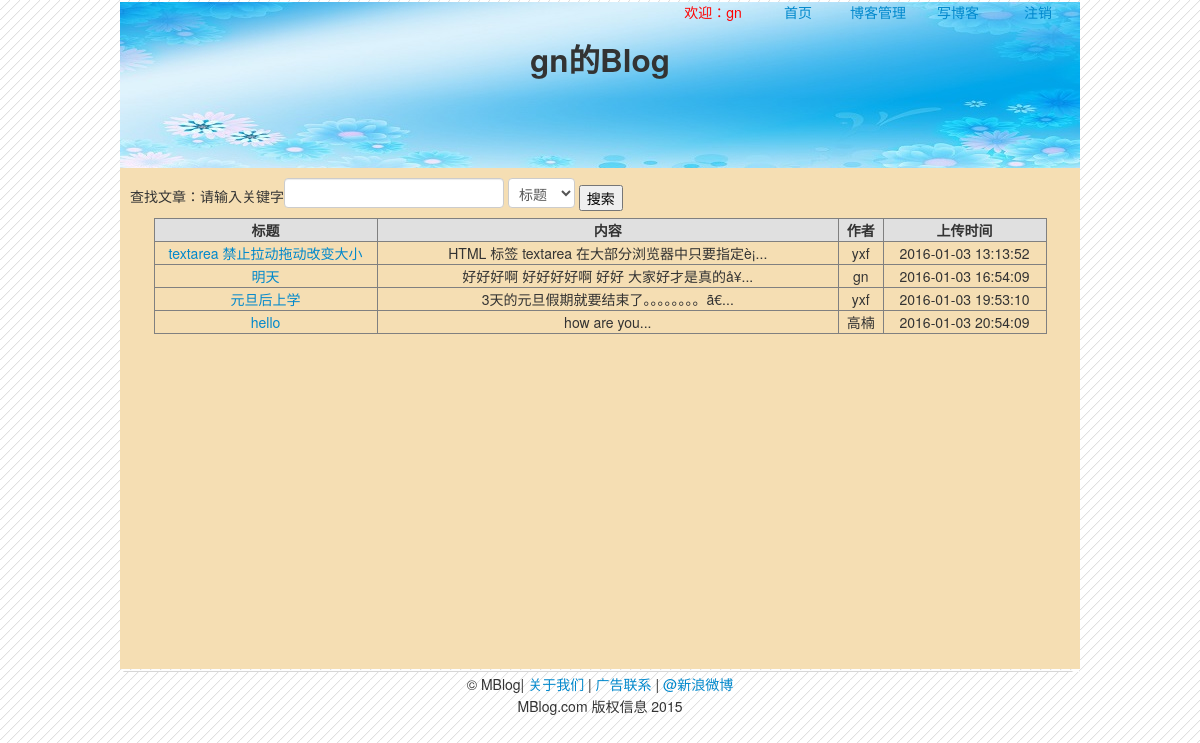
Screenshot of /blog.php (signed in) with the database file from the repository.
### tables this page shows
CREATE TABLE `bms_article` (
  `id` int(10) NOT NULL auto_increment COMMENT '编号',
  `atitle` varchar(200) NOT NULL COMMENT '文章标题',
  `acontent` text NOT NULL COMMENT '文章内容',
  `aauthor` varchar(20) NOT NULL COMMENT '文章作者',
  `adate` datetime NOT NULL COMMENT '上传时间',
  PRIMARY KEY  (`id`)
);

### blog.php (the view, shortened to what this page needs)
<!DOCTYPE html PUBLIC "-//W3C//DTD HTML 4.01 Transitional//EN" "http://www.w3.org/TR/html4/loose.dtd">
<html>
<head>
</head>
<link href="css/myblog.css" rel="stylesheet" type="text/css"/>
<link href="css/register.css" rel="stylesheet" type="text/css"/>
<link href="css/calendar.css" rel="stylesheet" type="text/css"/>
<link href="css/bootstrap-combined.min.css" rel="stylesheet" type="text/css"/>
<link href="css/font-awesome.css" rel="stylesheet" type="text/css"/>
<body>
<div class="bms">
	<div class="head">
		<div class="index_top">
        	<ul>
				<li><?
					echo '<a href="index.php?action=logout">注销</a>'
					?></li>
                <li><a href="myblog.php">写博客</a></li>
                <li><a href="manager.php">博客管理</a></li>
				<li><a href="login_index.php">首页</a></li>
                <li><span style="color:red;margin-right: 10px;">欢迎：<? echo $_SESSION['user']?></span></li>
			</ul>
        </div>
		<div style="height:98px;">
			<div style="text-align:center">
				<h2><? echo $_SESSION['user'].'的Blog'?></h2>
			</div>
		</div>
	</div>
	<div class="my_content">
            	<div style="padding:10px">
            	<form method="get" action="search.php">
                	<div>
                    查找文章：请输入关键字<input name="keyword" type="text">
                    <select style="width:67px" name="sel">
                    	<option value="atitle">标题</option>
                    </select>
                    <input type="submit" value="搜索"></input>
             		</div>
                    <div>
						<?
                            require('conn.php');
                            $result=mysql_query("select * from bms_article",$conn);
                        ?>
                        <table border="1" width="95%"  align="center">
                            <tr bgcolor="#e0e0e0" >
                                <th width="220px">标题</th><th>内容</th><th>作者</th><th width="160px">上传时间</th>
                            </tr>
                            <? while($row=mysql_fetch_assoc($result)){
                                $content=substr($row['acontent'],0,60).'...';
                            ?>
                            <tr align="center">
                            <td><a href="check.php?id=<?=$row['id']?>"><?=$row['atitle'] ?></a></td>
                            <td><?=$content?></td>
                            <td><?=$row['aauthor']?></td>
                            <td><?=$row['adate'] ?></td>
                            </tr>
                            <?} ?>
                        </table>
               		</div>
               </form>
          </div>
	</div>
</div>
<?
require('foot.php');
?>
</body>
</html>

### css/myblog.css (style rules this page uses)
.my_content { width:960px; height:501px; background-color:#F5DEB3; }

### css/register.css (style rules this page uses)
.bms, .regeste0 { width:960px; }
.head { background:url(../images/head.jpg); height:166px }
.index_top { height:28px }
.index_top a { text-decoration: none; }
.index_top ul { margin:2px; }
.index_top ul li { width:80px; text-align:center; float:right; list-style:none; }
input { width:194px; }

### rows the page displays
bms_article: atitle "textarea 禁止拉动拖动改变大小", acontent "HTML 标签 textarea 在大部分浏览器中只要指定è¡...", aauthor "yxf", adate "2016-01-03 13:13:52"
bms_article: atitle "明天", acontent "好好好啊 好好好好啊 好好 大家好才是真的å¥...", aauthor "gn", adate "2016-01-03 16:54:09"
bms_article: atitle "元旦后上学", acontent "3天的元旦假期就要结束了。。。。。。。。ã€...", aauthor "yxf", adate "2016-01-03 19:53:10"
bms_article: atitle "hello", acontent "how are you...", aauthor "高楠", adate "2016-01-03 20:54:09"

### other values shown
$_SESSION['user'] "gn"
